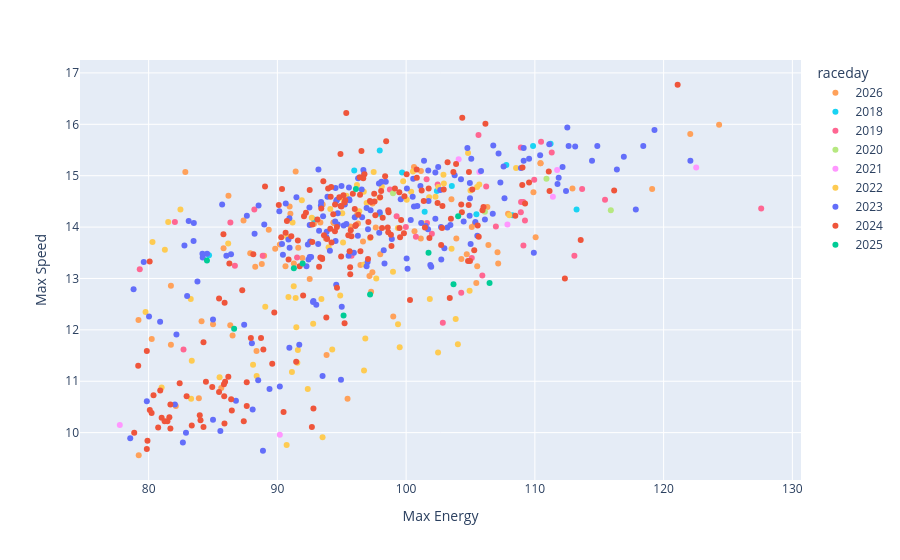

Notebook code for this chart:
### Code cell
px.scatter(freerolls, x='Max Energy', y='Max Speed', color='raceday', hover_data=['Id', 'key', 'Time'], color_discrete_map=cmap)

### Figure 1 — Plotly figure (JSON) as saved in the notebook; plotly's stock layout.template omitted (floating-point values rounded to 4 significant figures; data arrays with more than 128 entries replaced by an {"elided": "..."} marker saying what was removed)
{"data": [{"customdata": {"elided": "77x3 mixed values"}, "hovertemplate": "raceday=2026<br>Max Energy=%{x}<br>Max Speed=%{y}<br>Id=%{customdata[0]}<br>key=%{customdata[1]}<br>Time=%{customdata[2]}<extra></extra>", "legendgroup": "2026", "marker": {"color": "#FFA15A", "symbol": "circle"}, "mode": "markers", "name": "2026", "orientation": "v", "showlegend": true, "type": "scatter", "x": [79.23, 81.73, 86.34, 93.52, 101.2, 89.83, 97.99, 90.95, 100.7, 85.82, 91.94, 88.97, 96.65, 110.1, 97.38, 104.3, 105.3, 106.4, 107.1, 105.5, 107.2, 96.45, 97.28, 99.0, 97.64, 90.63, 97.39, 101.1, 104.7, 110.4, 96.2, 96.26, 82.85, 83.9, 107.9, 109.9, 82.11, 91.28, 84.11, 80.24, 88.28, 86.52, 79.21, 91.42, 86.2, 87.37, 93.34, 81.73, 95.45, 88.38, 91.01, 97.15, 103.9, 85.64, 94.38, 88.79, 105.5, 91.62, 87.89, 93.82, 90.19, 95.69, 92.51, 119.1, 105.1, 106.3, 93.76, 89.33, 94.35, 85.0, 92.84, 103.5, 110.4, 100.6, 122.1, 124.3, 112.9], "xaxis": "x", "y": [9.56, 11.71, 12.09, 14.44, 15.09, 13.58, 13.47, 14.4, 13.92, 13.59, 13.4, 13.44, 13.72, 13.8, 13.12, 13.38, 14.07, 13.65, 13.51, 12.91, 13.29, 13.26, 12.74, 12.26, 13.99, 13.24, 14.46, 13.78, 13.47, 15.24, 14.25, 14.07, 15.07, 10.67, 14.26, 14.68, 10.52, 13.29, 12.17, 11.82, 13.23, 11.89, 12.19, 15.08, 14.61, 14.13, 14.09, 12.86, 10.66, 11.59, 14.26, 13.05, 13.78, 10.87, 14.08, 13.28, 13.24, 13.6, 13.49, 11.51, 13.66, 14.01, 12.99, 14.74, 14.0, 14.39, 13.78, 13.95, 14.09, 12.11, 14.06, 14.54, 15.24, 15.17, 15.81, 15.99, 14.75], "yaxis": "y"}, {"customdata": [[277, "2018-03-03_Rebecca_Kingpin II_3", 73.5], [280, "2018-03-03_Rebecca_Kingpin II_5", 59.7], [281, "2018-03-03_Rebecca_Kingpin II_4", 60.9], [293, "2018-03-31_Rebecca_Kingpin II_2", 57], [296, "2018-03-31_Rebecca_Kingpin II_1", 68.2], [301, "2018-04-08_Rebecca_Kingpin II_3", 62.1], [302, "2018-04-08_Rebecca_Kingpin II_2", 65.1], [306, "2018-04-14_Beichen_Inviscid_4", 63.4], [307, "2018-04-14_Beichen_Inviscid_1", 64.2], [308, "2018-04-14_Beichen_Inviscid_3", 63.9], [310, "2018-04-14_Beichen_Inviscid_2", 60.7], [321, "2018-04-15_Diamond_Zuke_3", 60.8], [322, "2018-04-15_Diamond_Zuke_2", 58.6], [323, "2018-04-15_Diamond_Zuke_4", 61.4], [325, "2018-04-15_Diamond_Zuke_1", 57.3]], "hovertemplate": "raceday=2018<br>Max Energy=%{x}<br>Max Speed=%{y}<br>Id=%{customdata[0]}<br>key=%{customdata[1]}<br>Time=%{customdata[2]}<extra></extra>", "legendgroup": "2018", "marker": {"color": "#19d3f3", "symbol": "circle"}, "mode": "markers", "name": "2018", "orientation": "v", "showlegend": true, "type": "scatter", "x": [84.69, 113.2, 105.5, 111.2, 108.3, 102.4, 92.85, 97.95, 97.95, 101.4, 103.5, 99.69, 107.8, 95.97, 109.9], "xaxis": "x", "y": [13.45, 14.34, 14.25, 15.62, 14.23, 14.7, 14.15, 15.49, 14.26, 14.3, 14.8, 15.06, 15.21, 15.1, 15.58], "yaxis": "y"}, {"customdata": [[335, "2018-09-23_Beichen_Inviscid_2", 72.7], [338, "2018-09-23_Beichen_Inviscid_4", 60.9], [340, "2018-09-23_Beichen_Inviscid_1", 87.8], [341, "2018-09-23_Beichen_Inviscid_3", 59.7], [346, "2018-10-07_Beichen_Inviscid_3", 58.9], [347, "2018-10-07_Beichen_Inviscid_2", 59], [348, "2018-10-07_Nina_Seraph_3", 70.3], [349, "2018-10-07_Nina_Seraph_1", 68.7], [352, "2018-10-07_Nina_Seraph_2", 69], [356, "2018-10-14_Rebecca_Kingpin II_1", 75], [357, "2018-10-14_Rebecca_Kingpin II_3", 61.1], [361, "2018-11-04_Nina_Seraph_1", 77.3], [362, "2018-11-04_Beichen_Inviscid_3", 59.9], [363, "2018-11-04_Nina_Seraph_2", 65.2], [367, "2018-11-04_Beichen_Inviscid_4", 60.1], [369, "2018-11-04_Beichen_Inviscid_1", 60], [373, "2018-11-11_Beichen_Inviscid_2", 64.1], [375, "2018-11-11_Beichen_Inviscid_3", 65.2], [379, "2018-11-11_Rebecca_Kingpin II_2", 63.2], [380, "2018-11-11_Rebecca_Kingpin II_4", 63.9], [381, "2018-11-11_Rebecca_Kingpin II_3", 63], [384, "2018-11-11_Beichen_Inviscid_5", 64.8], [385, "2018-11-11_Beichen_Inviscid_1", 63.4], [386, "2018-11-11_Beichen_Inviscid_6", 66.1], [390, "2018-11-18_Beichen_Inviscid_3", 60.7], [391, "2018-11-18_Beichen_Inviscid_4", 58.8], [400, "2018-11-18_Rebecca_Kingpin II_1", 58.6], [401, "2018-11-18_Rebecca_Kingpin II_2", 58.4], [402, "2018-11-18_Rebecca_Kingpin II_3", 60], [403, "2018-11-18_Rebecca_Kingpin II_4", 58], [404, "2018-11-18_Rebecca_Kingpin II_5", 57.2], [412, "2019-02-23_Beichen_Inviscid_3", 70.5], [414, "2019-02-23_Beichen_Inviscid_6", 61.6], [416, "2019-02-23_Beichen_Inviscid_4", 62.6], [419, "2019-02-23_Beichen_Inviscid_5", 62.3], [421, "2019-02-23_Beichen_Inviscid_1", 84], [423, "2019-02-23_Beichen_Inviscid_2", 75.3]], "hovertemplate": "raceday=2019<br>Max Energy=%{x}<br>Max Speed=%{y}<br>Id=%{customdata[0]}<br>key=%{customdata[1]}<br>Time=%{customdata[2]}<extra></extra>", "legendgroup": "2019", "marker": {"color": "#FF6692", "symbol": "circle"}, "mode": "markers", "name": "2019", "orientation": "v", "showlegend": true, "type": "scatter", "x": [86.35, 101.6, 82.71, 106.2, 113.7, 110.0, 102.0, 82.04, 88.21, 91.53, 98.74, 86.7, 108.9, 95.76, 127.6, 109.1, 113.1, 105.1, 99.26, 100.8, 101.6, 105.9, 109.1, 104.3, 108.9, 115.5, 105.6, 108.9, 102.5, 111.3, 110.5, 88.86, 109.2, 107.0, 99.98, 102.8, 79.31], "xaxis": "x", "y": [14.09, 14.93, 11.62, 14.79, 14.74, 14.92, 13.87, 14.1, 14.34, 13.41, 14.73, 13.25, 14.29, 13.44, 14.36, 14.49, 13.44, 13.4, 14.21, 13.81, 14.08, 13.06, 13.64, 12.72, 14.49, 14.53, 15.79, 15.55, 14.83, 15.45, 15.66, 13.44, 14.13, 14.01, 14.0, 12.14, 13.18], "yaxis": "y"}, {"customdata": [[557, "2019-11-10_Nina_Seraph_4", 59.3], [558, "2019-11-10_Nina_Seraph_2", 60.7], [566, "2019-11-10_Nina_Seraph_1", 62.6], [570, "2019-11-10_Nina_Seraph_3", 62]], "hovertemplate": "raceday=2020<br>Max Energy=%{x}<br>Max Speed=%{y}<br>Id=%{customdata[0]}<br>key=%{customdata[1]}<br>Time=%{customdata[2]}<extra></extra>", "legendgroup": "2020", "marker": {"color": "#B6E880", "symbol": "circle"}, "mode": "markers", "name": "2020", "orientation": "v", "showlegend": true, "type": "scatter", "x": [115.9, 110.9, 98.98, 106.1], "xaxis": "x", "y": [14.33, 14.94, 14.66, 14.3], "yaxis": "y"}, {"customdata": [[590, "2021-04-17_Claire_Zuke_2", 109.2], [591, "2021-04-17_Claire_Zuke_3", 113.3], [597, "2021-04-24_Cynthia_Seraph_2", 61.4], [599, "2021-04-24_Cynthia_Seraph_3", 62], [601, "2021-04-24_Cynthia_Seraph_5", 58.8], [602, "2021-04-24_Cynthia_Seraph_7", 58.9], [603, "2021-04-24_Cynthia_Seraph_1", 61.3], [605, "2021-04-24_Cynthia_Seraph_6", 59.1]], "hovertemplate": "raceday=2021<br>Max Energy=%{x}<br>Max Speed=%{y}<br>Id=%{customdata[0]}<br>key=%{customdata[1]}<br>Time=%{customdata[2]}<extra></extra>", "legendgroup": "2021", "marker": {"color": "#FF97FF", "symbol": "circle"}, "mode": "markers", "name": "2021", "orientation": "v", "showlegend": true, "type": "scatter", "x": [77.76, 90.19, 107.9, 111.4, 111.7, 105.7, 104.1, 122.5], "xaxis": "x", "y": [10.15, 9.96, 14.05, 14.59, 15.11, 15.07, 15.32, 15.16], "yaxis": "y"}, {"customdata": {"elided": "77x3 mixed values"}, "hovertemplate": "raceday=2022<br>Max Energy=%{x}<br>Max Speed=%{y}<br>Id=%{customdata[0]}<br>key=%{customdata[1]}<br>Time=%{customdata[2]}<extra></extra>", "legendgroup": "2022", "marker": {"color": "#FECB52", "symbol": "circle"}, "mode": "markers", "name": "2022", "orientation": "v", "showlegend": true, "type": "scatter", "x": [88.11, 81.01, 85.51, 93.51, 90.72, 91.59, 93.42, 92.78, 94.11, 91.47, 90.76, 96.83, 89.06, 95.36, 105.0, 100.4, 95.19, 108.0, 86.18, 80.3, 91.9, 91.42, 102.5, 105.5, 95.04, 98.11, 79.76, 82.47, 81.52, 102.9, 104.8, 83.3, 83.27, 94.88, 81.26, 96.18, 91.55, 92.67, 97.93, 96.36, 91.18, 102.9, 101.2, 96.75, 96.71, 99.77, 97.48, 104.0, 99.5, 91.13, 94.26, 88.39, 92.36, 102.5, 103.8, 90.86, 98.98, 91.27, 96.73, 101.8, 99.37, 83.35, 104.9, 97.2, 101.8, 97.68, 100.0, 102.3, 103.5, 96.93, 93.98, 95.1, 99.36, 94.93, 108.5, 105.7, 100.5], "xaxis": "x", "y": [11.32, 10.88, 11.08, 9.91, 9.76, 11.61, 12.6, 12.12, 14.35, 12.05, 13.81, 11.83, 12.45, 14.61, 14.71, 14.69, 14.49, 14.23, 13.68, 13.71, 14.52, 12.62, 14.78, 14.78, 14.27, 14.79, 12.35, 14.34, 14.1, 15.02, 15.44, 10.66, 12.6, 12.67, 13.56, 14.82, 11.36, 14.18, 14.57, 14.31, 14.09, 14.85, 14.08, 13.27, 14.69, 14.89, 15.07, 11.72, 11.66, 11.18, 11.62, 11.1, 10.85, 11.56, 12.21, 12.64, 13.13, 12.85, 11.21, 12.6, 12.11, 11.4, 12.76, 13.79, 14.58, 13.0, 14.53, 14.59, 13.58, 14.47, 13.61, 13.7, 13.98, 14.57, 15.15, 14.83, 15.08], "yaxis": "y"}, {"customdata": {"elided": "176x3 mixed values"}, "hovertemplate": "raceday=2023<br>Max Energy=%{x}<br>Max Speed=%{y}<br>Id=%{customdata[0]}<br>key=%{customdata[1]}<br>Time=%{customdata[2]}<extra></extra>", "legendgroup": "2023", "marker": {"color": "#636efa", "symbol": "circle"}, "mode": "markers", "name": "2023", "orientation": "v", "showlegend": true, "type": "scatter", "x": {"elided": "176 float values"}, "xaxis": "x", "y": {"elided": "176 float values"}, "yaxis": "y"}, {"customdata": {"elided": "186x3 mixed values"}, "hovertemplate": "raceday=2024<br>Max Energy=%{x}<br>Max Speed=%{y}<br>Id=%{customdata[0]}<br>key=%{customdata[1]}<br>Time=%{customdata[2]}<extra></extra>", "legendgroup": "2024", "marker": {"color": "#EF553B", "symbol": "circle"}, "mode": "markers", "name": "2024", "orientation": "v", "showlegend": true, "type": "scatter", "x": {"elided": "186 float values"}, "xaxis": "x", "y": {"elided": "186 float values"}, "yaxis": "y"}, {"customdata": [[1183, "2024-09-15_Natalie_Seraph_2", 62.5], [1206, "2024-10-05_Natalie_Seraph_3", 69.8], [1228, "2024-10-26_Natalie_Seraph_4", 64.5], [1229, "2024-10-26_Natalie_Seraph_3", 67.4], [1230, "2024-10-26_Natalie_Seraph_1", 69.1], [1231, "2024-10-26_Natalie_Seraph_2", 67.8], [1246, "2024-11-02_Emily_Kingpin II_3", 71.9], [1248, "2024-11-02_Emily_Kingpin II_1", 80.5], [1251, "2024-11-02_Emily_Kingpin II_2", 75.8], [1302, "2024-11-09_Natalie_Seraph_2", 72], [1359, "2025-03-23_Natalie_Seraph_2", 63.3]], "hovertemplate": "raceday=2025<br>Max Energy=%{x}<br>Max Speed=%{y}<br>Id=%{customdata[0]}<br>key=%{customdata[1]}<br>Time=%{customdata[2]}<extra></extra>", "legendgroup": "2025", "marker": {"color": "#00cc96", "symbol": "circle"}, "mode": "markers", "name": "2025", "orientation": "v", "showlegend": true, "type": "scatter", "x": [96.1, 84.53, 101.7, 106.5, 103.7, 97.2, 91.28, 86.64, 91.96, 95.14, 104.0], "xaxis": "x", "y": [14.74, 13.35, 13.5, 12.91, 12.89, 12.69, 13.2, 12.02, 13.29, 12.28, 14.21], "yaxis": "y"}], "layout": {"legend": {"title": {"text": "raceday"}, "tracegroupgap": 0}, "margin": {"t": 60}, "xaxis": {"anchor": "y", "domain": [0, 1], "title": {"text": "Max Energy"}}, "yaxis": {"anchor": "x", "domain": [0, 1], "title": {"text": "Max Speed"}}}}
